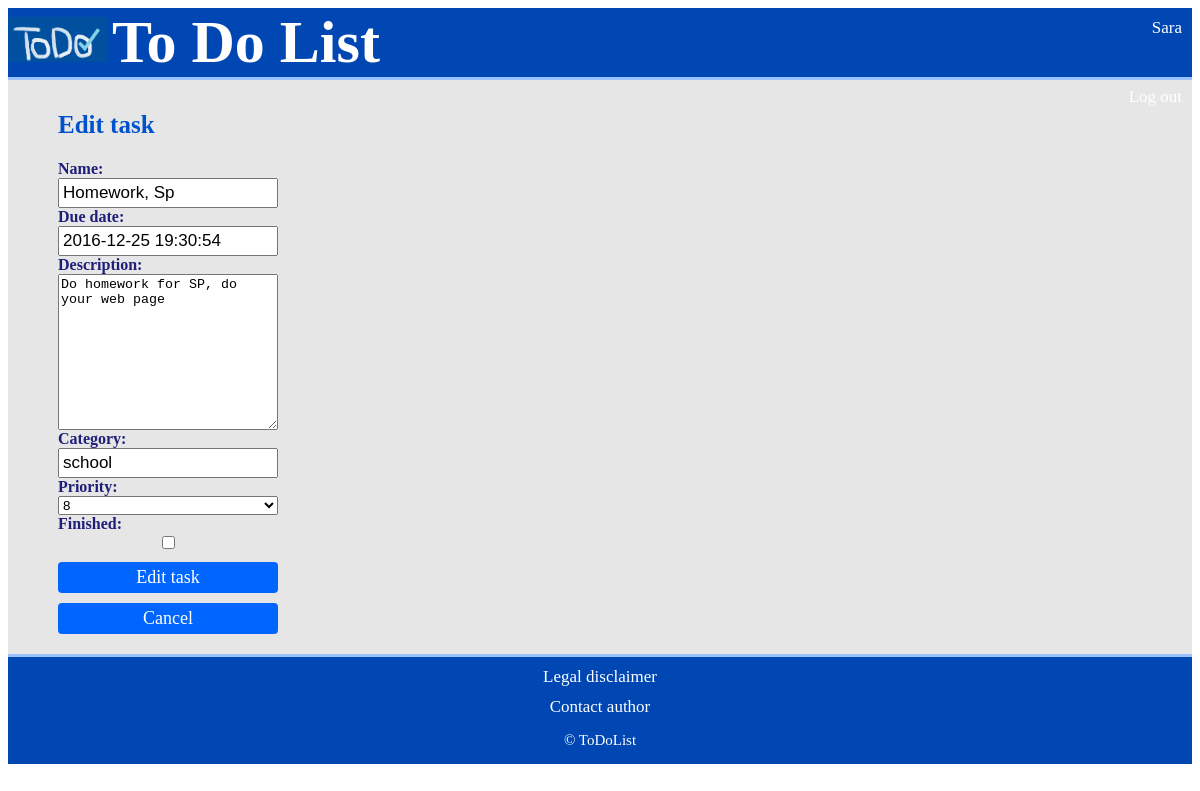
/toDo/editTask/2/, run on an earlier commit of the app's database.
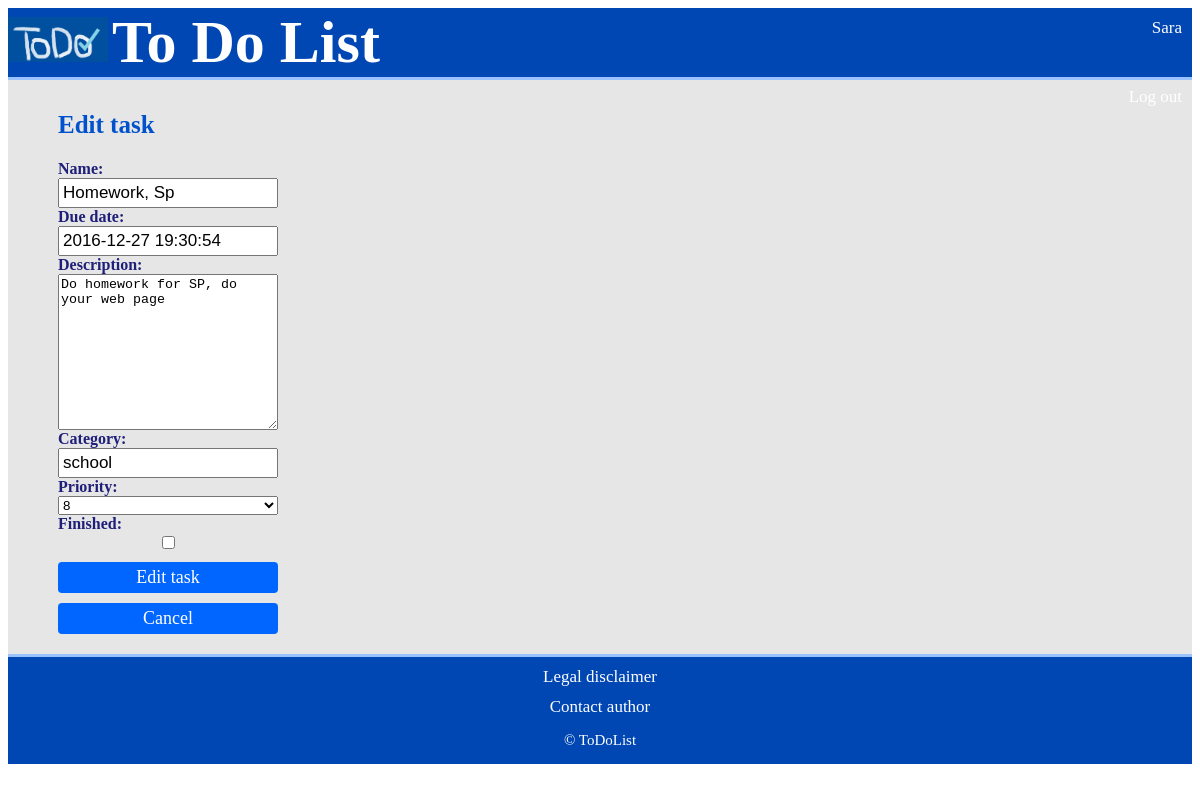
And on a later commit of the database.
### toDo/models.py (models this page shows)
class Task(models.Model):
    PRIORITY = ((i,i) for i in range(1,11))
    name = models.CharField(max_length=100)
    due_date = models.DateTimeField( default=datetime.now )
    description = models.TextField()
    category = models.CharField(max_length=100)
    priority = models.IntegerField(choices = PRIORITY)
    finished = models.BooleanField(default=False)
    id_user = models.ForeignKey(User, on_delete=models.SET_NULL, null=True)

### toDo/views.py (the view)
# urls.py: url(r'^editTask/(?P<task_id>[0-9]+)/$', views.editTask, name='editTask'),
def editTask(request, task_id):
    context = {}
    t = Task.objects.get(pk=task_id)
    context['task'] = t
    etForm = EditTaskForm(instance=t)
    if request.method == "POST":
        etForm = EditTaskForm(request.POST, instance=t)
        if etForm.is_valid():
            etForm.save()
            return HttpResponseRedirect(reverse('index'))
    context['edit_task_form'] = etForm
    return render(request,'toDo/editTask.html', context)

### toDo/forms.py
class EditTaskForm(forms.ModelForm):
  class Meta:
    model = Task
    fields = ['name', 'due_date', 'description', 'category', 'priority', 'finished']

### toDo/templates/toDo/editTask.html (shortened to what this page needs)
{% load static %}
<!DOCTYPE html>
<html>
   <head>
	  <link rel="stylesheet" href="{% static 'toDo/newTask.css' %}">
   </head>
   <body>
	<header>
		<a href="index.html" class="logo"><img src="images/logo.png" alt="logo" width="100"/></a>
		<span class="header-name">To Do List</span>
		<div class="header-links"><a href="profil.html"> Sara </a></div>
		<div class="header-links"><a href="index.html"> Log out </a></div>
	</header>
	<section class="main">
		<h2>  Edit task </h2>
		<form method="POST" class="formLeft">
			{{ edit_task_form }}
			<button class ="button" type="submit" name="editTask" >Edit task</button>
			<button type="submit" name="cancel" >Cancel</button>
		</form>
	</section>
	<footer>
		<a href="legal.html">Legal disclaimer</a>
		<a href="mailto:sk9061@student.uni-lj.si">Contact author</a>
        <p>&copy; ToDoList</p>
    </footer>
	</body>
</html>

What changed in the data, as far as the page shows it:
changed Task "Homework, Sp": due_date "2016-12-25 19:30:54" → "2016-12-27 19:30:54"
